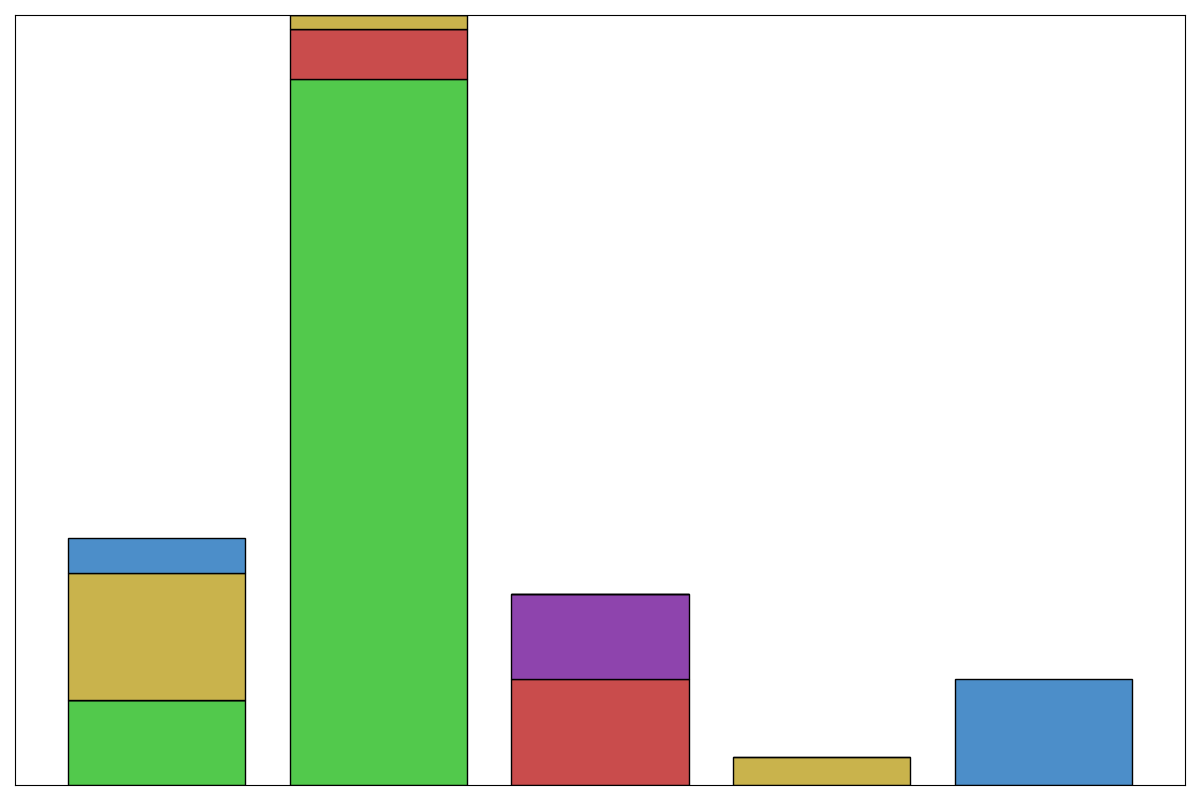

This figure's Python source:
import matplotlib.pyplot as plt
import numpy as np

regions = ['North America', 'Africa', 'Asia', 'Europe', 'South America']
species = ['Elephants', 'Tigers', 'Pandas', 'Bears', 'Condors']

north_america = [1.2, 0, 0, 1.8, 0.5]
africa = [10, 0.7, 0, 0.2, 0]
asia = [0, 1.5, 1.2, 0, 0]
europe = [0, 0, 0, 0.4, 0]
south_america = [0, 0, 0, 0, 1.5]

data = [north_america, africa, asia, europe, south_america]
data_transposed = np.array(data).T
# Changed colors: shuffled without using any random functions
colors = ['#52c94c', '#c94c4c', '#8e44ad', '#c9b34c', '#4c8ec9']

fig, ax = plt.subplots(figsize=(12, 8))

bottom_values = np.zeros(len(regions))
for species_data, color in zip(data_transposed, colors):
    ax.bar(regions, species_data, color=color, bottom=bottom_values, edgecolor='black')
    bottom_values += species_data

ax.xaxis.set_visible(False)
ax.yaxis.set_visible(False)
ax.legend().set_visible(False)

plt.tight_layout()
plt.show()
